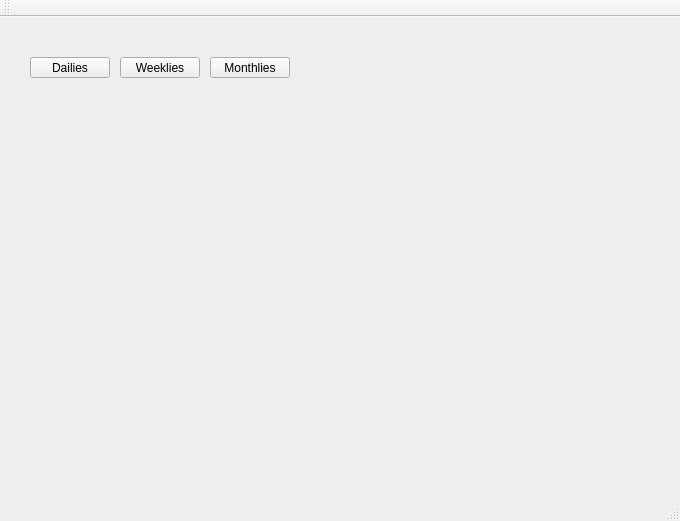
<?xml version="1.0" encoding="UTF-8"?>
<ui version="4.0">
 <class>MainWindow</class>
 <widget class="QMainWindow" name="MainWindow">
  <property name="geometry">
   <rect>
    <x>0</x>
    <y>0</y>
    <width>680</width>
    <height>521</height>
   </rect>
  </property>
  <property name="windowTitle">
   <string>MainWindow</string>
  </property>
  <widget class="QWidget" name="centralWidget">
   <widget class="QPushButton" name="dailiesButton">
    <property name="geometry">
     <rect>
      <x>30</x>
      <y>40</y>
      <width>80</width>
      <height>21</height>
     </rect>
    </property>
    <property name="text">
     <string>Dailies</string>
    </property>
   </widget>
   <widget class="QPushButton" name="weekliesButton">
    <property name="geometry">
     <rect>
      <x>120</x>
      <y>40</y>
      <width>80</width>
      <height>21</height>
     </rect>
    </property>
    <property name="text">
     <string>Weeklies</string>
    </property>
   </widget>
   <widget class="QPushButton" name="monthliesButton">
    <property name="geometry">
     <rect>
      <x>210</x>
      <y>40</y>
      <width>80</width>
      <height>21</height>
     </rect>
    </property>
    <property name="text">
     <string>Monthlies</string>
    </property>
   </widget>
  </widget>
  <widget class="QMenuBar" name="menuBar">
   <property name="geometry">
    <rect>
     <x>0</x>
     <y>0</y>
     <width>680</width>
     <height>20</height>
    </rect>
   </property>
  </widget>
  <widget class="QToolBar" name="mainToolBar">
   <attribute name="toolBarArea">
    <enum>TopToolBarArea</enum>
   </attribute>
   <attribute name="toolBarBreak">
    <bool>false</bool>
   </attribute>
  </widget>
  <widget class="QStatusBar" name="statusBar"/>
 </widget>
 <layoutdefault spacing="6" margin="11"/>
 <resources/>
 <connections/>
</ui>
